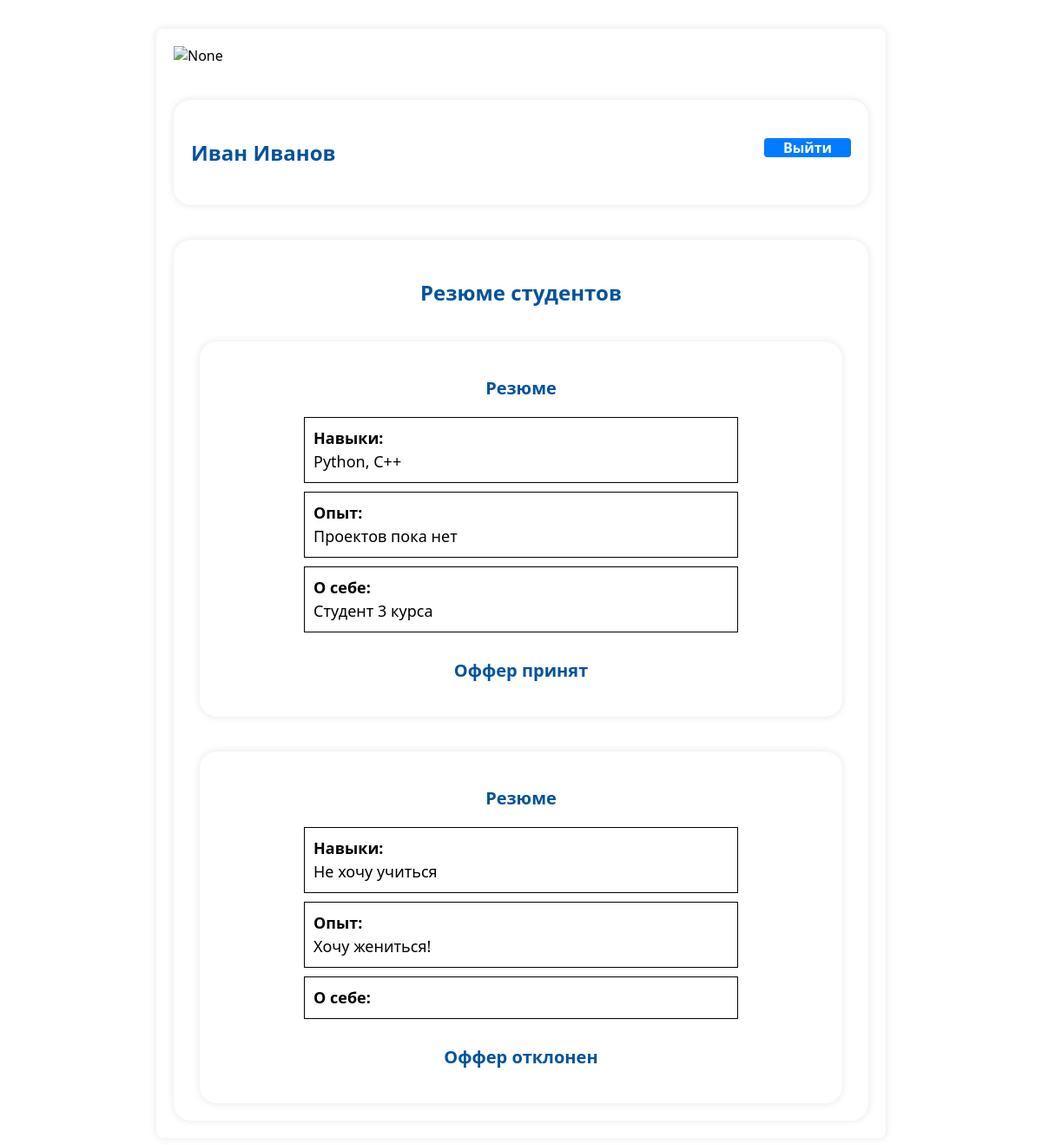
Screenshot of /auth_partners/profile_part/ (signed in) with the database file from the repository.
### student/models.py (models this page shows)
class Resume(models.Model):
    student_id = models.ForeignKey(User, verbose_name="студент", on_delete=models.CASCADE, blank=True)
    information = models.TextField(blank=True)
    about = models.TextField(blank=True)
    iam = models.TextField(blank=True)
    resume_send = models.BooleanField(null=True, blank=True)
    resume_accept = models.BooleanField(null=True, blank=True)

### partners/views.py (the view, shortened to what this page needs)
# urls.py: path('profile_part/', include('partners.urls', namespace='partners_profile')),
@login_required
def profile_part(request):
    print(request.user.is_authenticated)
    print(request.user.username)
    data = Resume.objects.all()
    return render(request, 'partners/profile.html', {'data':data, "offers":Offers.objects.all()})

### partners/templates/partners/profile.html (shortened to what this page needs)
{% load static %}
<!DOCTYPE html>
<html lang='en'>
<head>
    <link rel='stylesheet' href='{% static 'css/profile_part.css' %}'>
</head>
<body>
    <div class='container' >
        <img src='{% static 'image/guap.svg' %}' alt='None'>
        <div class='contetn'>
            <h3 class='text_users'>{{ user.first_name }} {{ user.last_name }} <a href='/' class='logout-btn'>Выйти</a> </h3>
        </div>
        <div class='contetn_resume'>
            <h3 class='text_resume'>Резюме студентов</h3>
            {% if data %}
            {% for field in data %}
            <form method="post">
                <div class='table_resume'>
                    <p class='text_resume_table'> Резюме </p>
                    <div class='info'>
                        <div class="info-section">
                            <span class='date_info'>Навыки:</span> <br> {{ field.information }}
                        </div>
                        <div class="info-section">
                            <span class='date_info'>Опыт:</span> <br> {{ field.about }}
                        </div>
                        <div class="info-section">
                            <span class='date_info'>О себе:</span> <br> {{ field.iam }}
                        </div>
                    </div>
                    {% if field.resume_accept %}
                    <p class='text_resume_table'> Оффер принят </p>
                    {% elif field.resume_accept == False %}
                    <p class='text_resume_table'> Оффер отклонен </p>
                    {% elif field.resume_send%}
                    <p class='text_resume_table'> Ожидание ответа </p>
                    {% else %}
                    <button type="submit" class='text-blk_offer'>Отправить Оффер</button>
                    {% endif %}
                </div>
            </form>
            {% endfor %}
            {% else %}
              <h3 class='text_resume'>Пока резюме от студентов нет!</h3>
            {% endif %}
        </div>
    </div>
</body>
</html>

### partners/static/css/profile_part.css (style rules this page uses)
.container { font-family:system-ui, -apple-system, BlinkMacSystemFont, 'Segoe UI', Roboto, Oxygen, Ubuntu, Cantarell, 'Open Sans', 'Helvetica Neue', sans-serif; width: 100%; max-width: 800px; height: auto; min-height: 900px; margin: 0 auto; margin-top: 33px; padding: 20px; border-radius: 8px; box-shadow: 0 0 10px rgba(0, 0, 0, 0.1); }
.contetn { font-family:system-ui, -apple-system, BlinkMacSystemFont, 'Segoe UI', Roboto, Oxygen, Ubuntu, Cantarell, 'Open Sans', 'Helvetica Neue', sans-serif; background-color: #fff; padding: 20px; border-radius: 20px; width: calc(100% - 40px); margin: 0 auto; margin-top: 40px; height:auto; box-shadow: 0 0 10px rgba(0, 0, 0, 0.1); display: flex; flex-direction: column; justify-content: center; }
.text_users { font-family:system-ui, -apple-system, BlinkMacSystemFont, 'Segoe UI', Roboto, Oxygen, Ubuntu, Cantarell, 'Open Sans', 'Helvetica Neue', sans-serif; font-family:system-ui, -apple-system, BlinkMacSystemFont, 'Segoe UI', Roboto, Oxygen, Ubuntu, Cantarell, 'Open Sans', 'Helvetica Neue', sans-serif; color: RGB(0, 83, 157); font-size: 24px; }
.logout-btn { font-family:system-ui, -apple-system, BlinkMacSystemFont, 'Segoe UI', Roboto, Oxygen, Ubuntu, Cantarell, 'Open Sans', 'Helvetica Neue', sans-serif; float: right; background-color: #007bff; border: none; width: 100px; height: auto; margin: 0 auto; color: #fff; font-size: 16px; text-align: center; text-decoration: none; border-radius: 4px; }
.contetn_resume { font-family:system-ui, -apple-system, BlinkMacSystemFont, 'Segoe UI', Roboto, Oxygen, Ubuntu, Cantarell, 'Open Sans', 'Helvetica Neue', sans-serif; background-color: #fff; padding: 20px; border-radius: 20px; width: calc(100% - 40px); margin: 0 auto; margin-top: 40px; height:auto; min-height: 200px; box-shadow: 0 0 10px rgba(0, 0, 0, 0.1); }
.text_resume { font-family:system-ui, -apple-system, BlinkMacSystemFont, 'Segoe UI', Roboto, Oxygen, Ubuntu, Cantarell, 'Open Sans', 'Helvetica Neue', sans-serif; color: RGB(0, 83, 157); font-size: 24px; text-align: center; }
.text_resume_table { font-family:system-ui, -apple-system, BlinkMacSystemFont, 'Segoe UI', Roboto, Oxygen, Ubuntu, Cantarell, 'Open Sans', 'Helvetica Neue', sans-serif; color: RGB(0, 83, 157); font-size: 20px; text-align: center; font-weight: bold; }
.table_resume { font-family:system-ui, -apple-system, BlinkMacSystemFont, 'Segoe UI', Roboto, Oxygen, Ubuntu, Cantarell, 'Open Sans', 'Helvetica Neue', sans-serif; background-color: #fff; padding: 20px; border-radius: 20px; width: calc(100% - 60px); margin: 0 auto; margin-top: 40px; box-shadow: 0 0 10px rgba(0, 0, 0, 0.1); display: flex; flex-direction: column; justify-content: center; }
.info { font-family:system-ui, -apple-system, BlinkMacSystemFont, 'Segoe UI', Roboto, Oxygen, Ubuntu, Cantarell, 'Open Sans', 'Helvetica Neue', sans-serif; text-align: center; font-size: 18px; line-height: 150%; }
.info-section { font-family:system-ui, -apple-system, BlinkMacSystemFont, 'Segoe UI', Roboto, Oxygen, Ubuntu, Cantarell, 'Open Sans', 'Helvetica Neue', sans-serif; width: 500px; border: 1px solid #000; padding: 10px; box-sizing: border-box; margin: 0 auto; margin-bottom: 10px; text-align: justify; }
.date_info { font-family:system-ui, -apple-system, BlinkMacSystemFont, 'Segoe UI', Roboto, Oxygen, Ubuntu, Cantarell, 'Open Sans', 'Helvetica Neue', sans-serif; text-align: center; font-weight: bold; }

### rows the page displays
Resume: information "Python, C++", about "Проектов пока нет", iam "Студент 3 курса", resume_accept "Оффер принят"
Resume: information "Не хочу учиться", about "Хочу жениться!", resume_accept "Оффер отклонен"

### other values shown
{{ user.first_name }} "Иван"
{{ user.last_name }} "Иванов"
